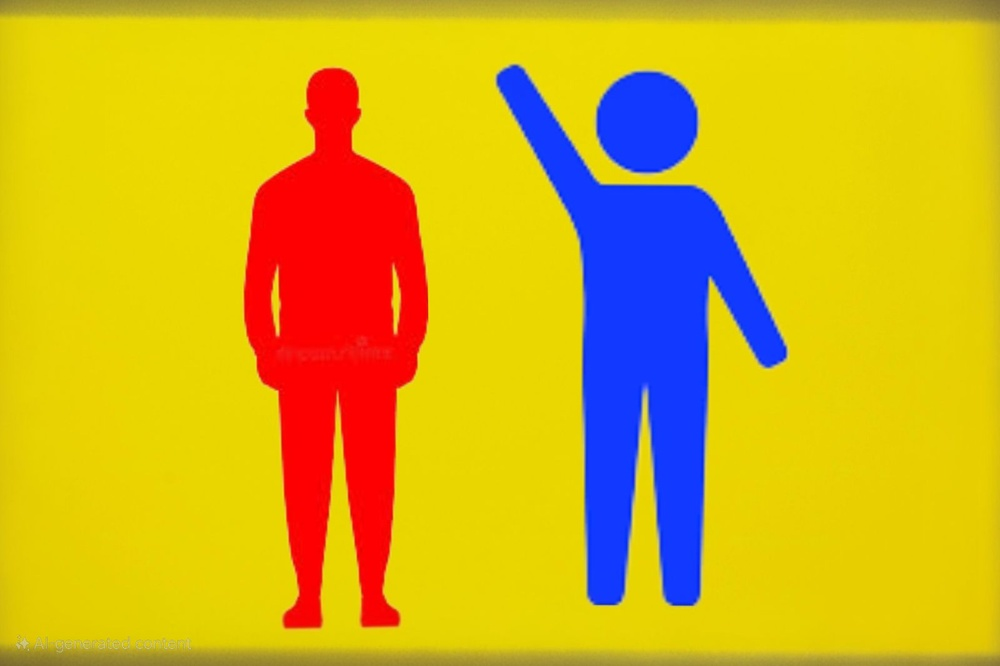
#> input picture task_1/original_image.jpg, 1000 x 666 px, shrunk from 1600 x 1066 before the run, found by its file name
$ python task1.py
#> lines starting #> are read from the running program, lines starting #| are printed output that depends on the picture; after the words box and inside, x2 and y2 are one past the last pixel; in counts of white or black regions, pixels touching at a corner belong together
# File: task_1/task1.py

import cv2
import numpy as np
from skimage import util, filters

# Load image
image = cv2.imread("task_1/original_image.jpg", cv2.IMREAD_GRAYSCALE)
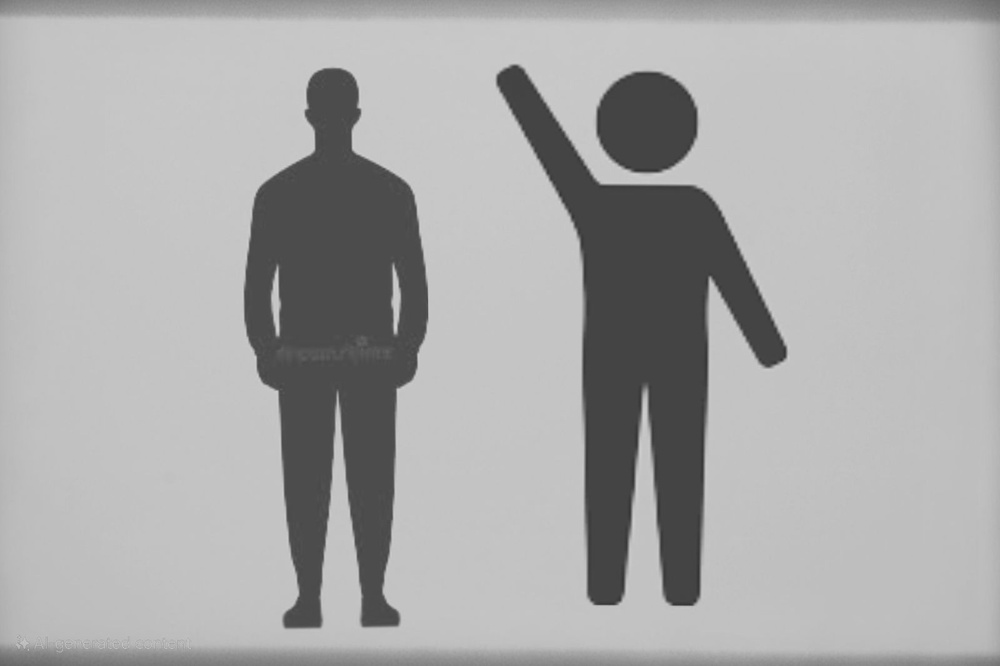
#> image: shape (666, 1000); min 49, max 210, mean 168.8

# Add Gaussian noise
noisy_image = util.random_noise(image, mode='gaussian', var=0.01)
noisy_image = (255 * noisy_image).astype(np.uint8)
cv2.imwrite("task_1/noisy_image.jpg", noisy_image)

# Apply Otsu's thresholding
thresh_val = filters.threshold_otsu(noisy_image)
#> thresh_val = 135
otsu_result = noisy_image > thresh_val
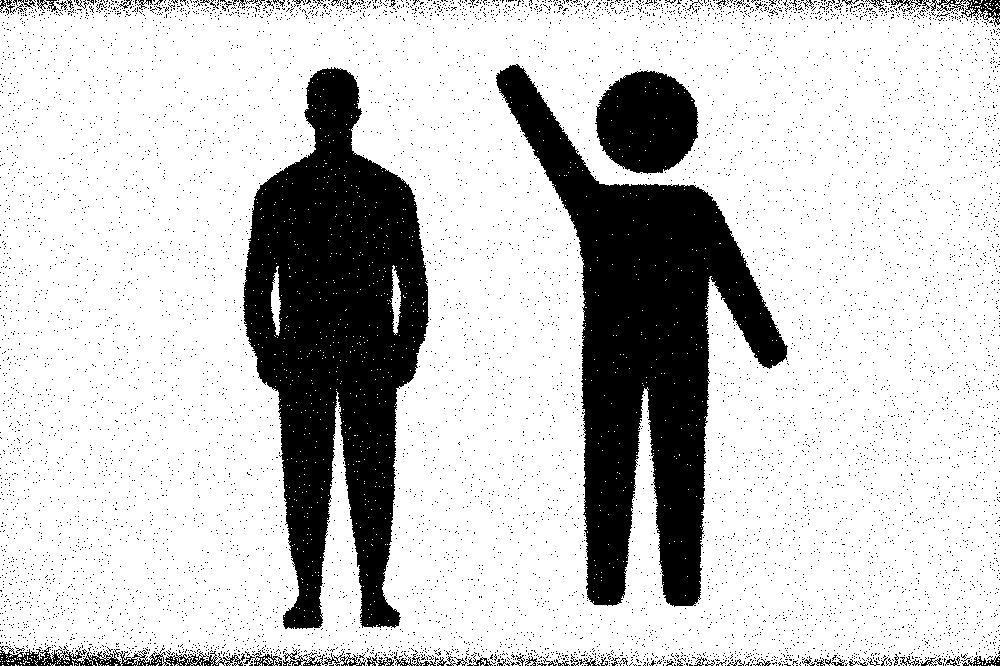
#> otsu_result: shape (666, 1000) bool; 78.8% white; 7585 black regions (7519 under 20 px), largest, box (x1, y1, x2, y2) and area: (243, 67, 429, 629) 60231, (496, 64, 788, 607) 56835, (595, 70, 699, 174) 8180
otsu_image = (otsu_result * 255).astype(np.uint8)
cv2.imwrite("task_1/otsu_result.jpg", otsu_image)
